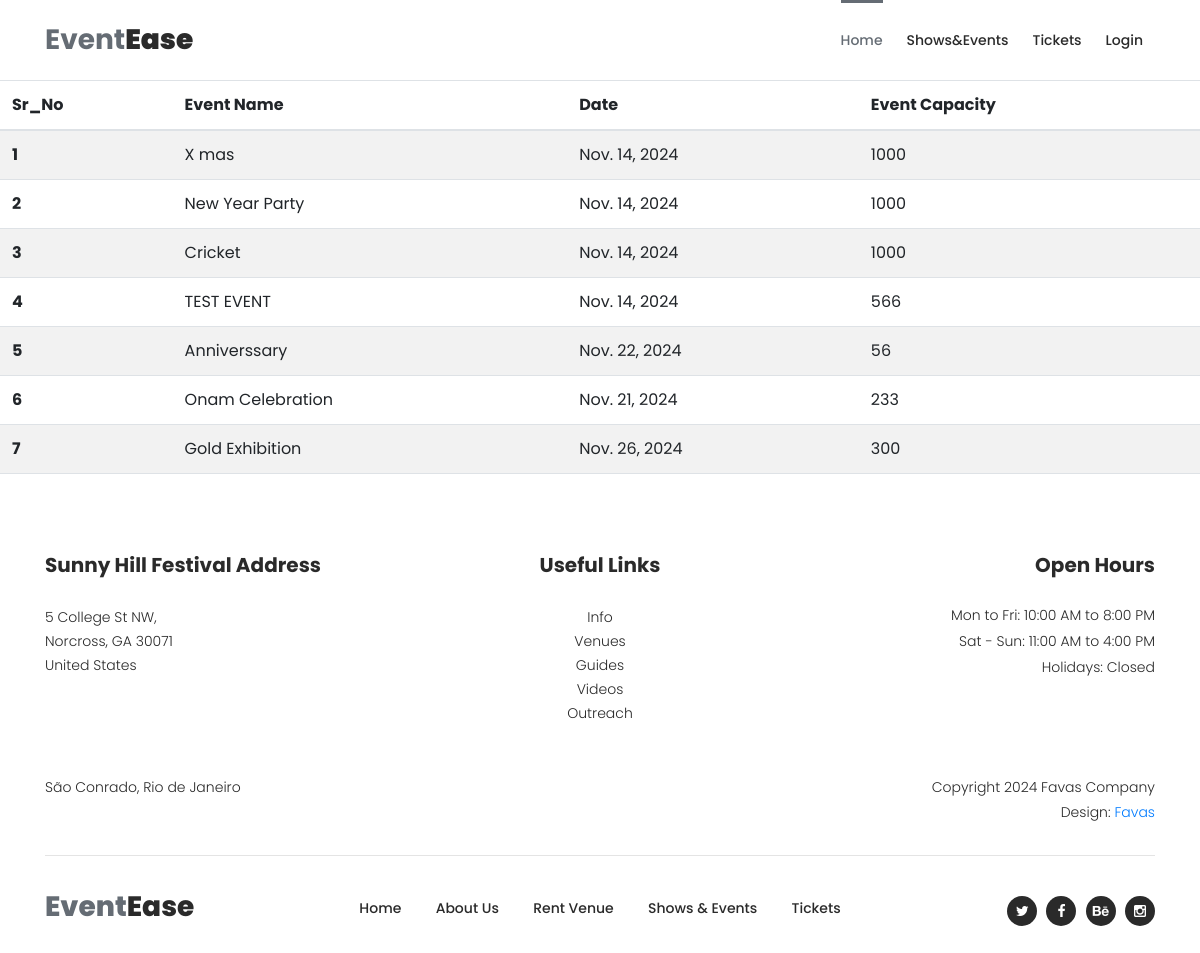
/admin_event_list/, run on an earlier commit of the app's database.
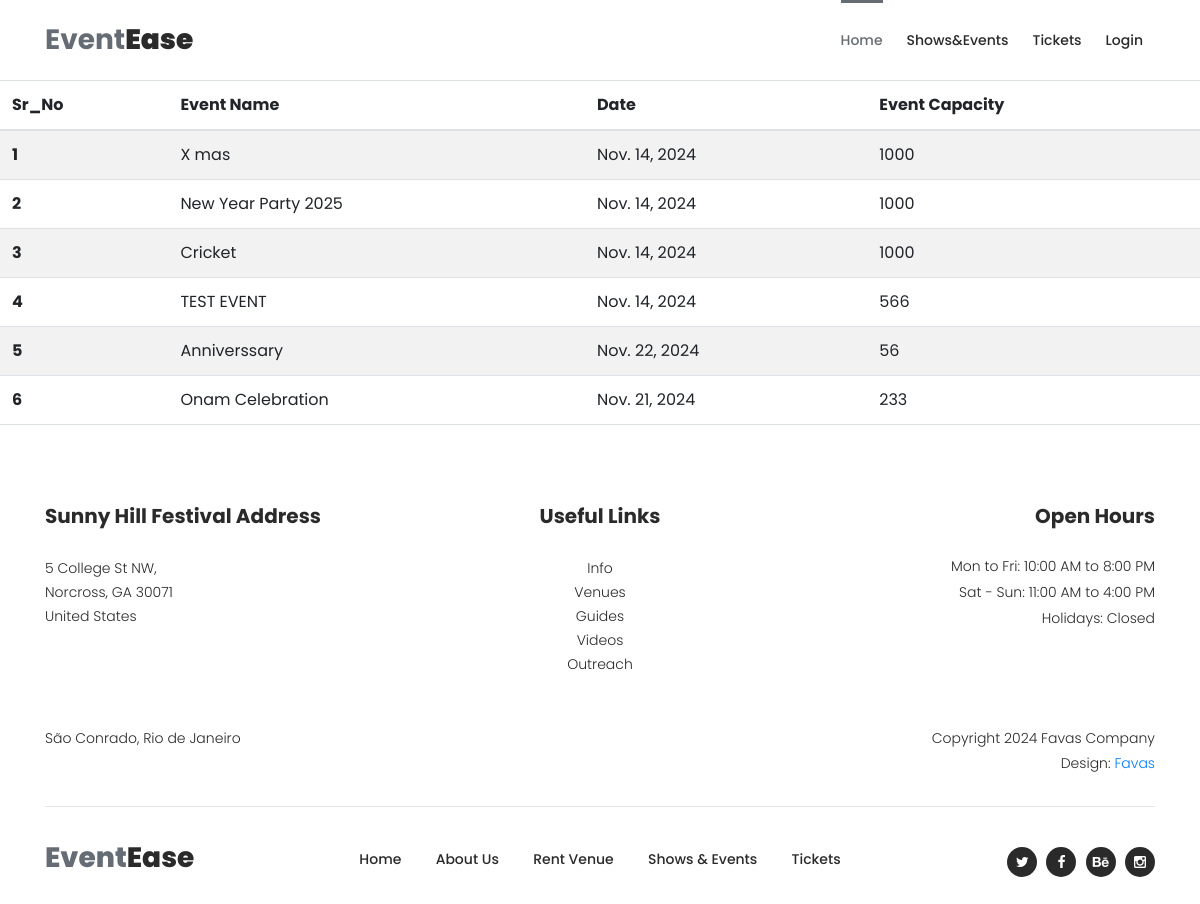
And on a later commit of the database.
### events/models.py (models this page shows, shortened)
class Event(models.Model):
    user = models.ForeignKey(Profile, on_delete=models.CASCADE,blank=True,null=True)  # Link each event to a user
    title = models.CharField(max_length=200)
    description = models.TextField()
    date = models.DateField()
    time = models.TimeField()
    location = models.CharField(max_length=255)
    ticket_price=models.DecimalField(max_digits=10,decimal_places=2,default=0.00)
    is_active = models.BooleanField(default=True)
    image = models.ImageField(upload_to='event_images/', null=True, blank=True)
    capacity = models.PositiveIntegerField(default=0)
    available_tickets = models.PositiveIntegerField(default=0)

### events/views.py (the view)
# urls.py: path('admin_event_list/', views.admin_event_list, name='admin_event_list'),
def admin_event_list(request):
    event_data=Event.objects.prefetch_related('ticket_set', 'user__user').all()
    context={
        'event_data':event_data
    }
    return render(request,'layout_admin_event_list.html',context)

### templates/Layout_admin_event_list.html
{% extends 'blank_layout.html' %}
{% block header%}
{% include 'header.html' %}
{% endblock header%}
{% block admin_event_list %}
{% include 'admin_event_list.html' %}
{% endblock admin_event_list %}
{% block footer %}
{% include 'footer.html' %}
{% endblock footer %}

### templates/admin_event_list.html (shortened to what this page needs)
{% load static %}
    <link rel="stylesheet" type="text/css" href="{% static 'css/bootstrap.min.css' %}">
    <link rel="stylesheet" type="text/css" href="{% static 'css/font-awesome.css' %}">
    <link rel="stylesheet" type="text/css" href="{% static 'css/owl-carousel.css' %}">
    <link rel="stylesheet" href="{% static 'css/tooplate-artxibition.css' %}">
<table class="table table-striped">
    <thead>
      <tr>
        <th scope="col">Sr_No</th>
        <th scope="col">Event Name</th>
        <th scope="col">Date</th>
        <th scope="col">Event Capacity</th>
      </tr>
    </thead>
    <tbody>
        {% for data in event_data %}
      <tr>
        <th scope="row">{{ forloop.counter}}</th>
        <td>{{data.title}}</td>
        <td>{{data.date}}</td>
        <td>{{data.capacity}}</td>
      </tr>
      {% endfor %}
    </tbody>
  </table>

What changed in the data, as far as the page shows it:
removed Event: title "Gold Exhibition", date "Nov. 26, 2024", capacity "300"
changed Event: title "New Year Party" → "New Year Party 2025"
